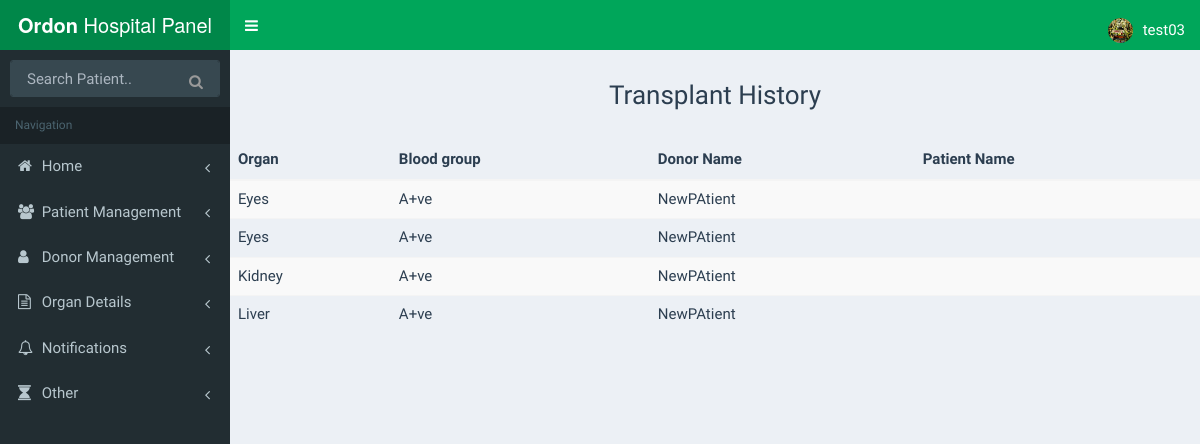
Page /transplant_history/ (signed in) on the earlier database version.
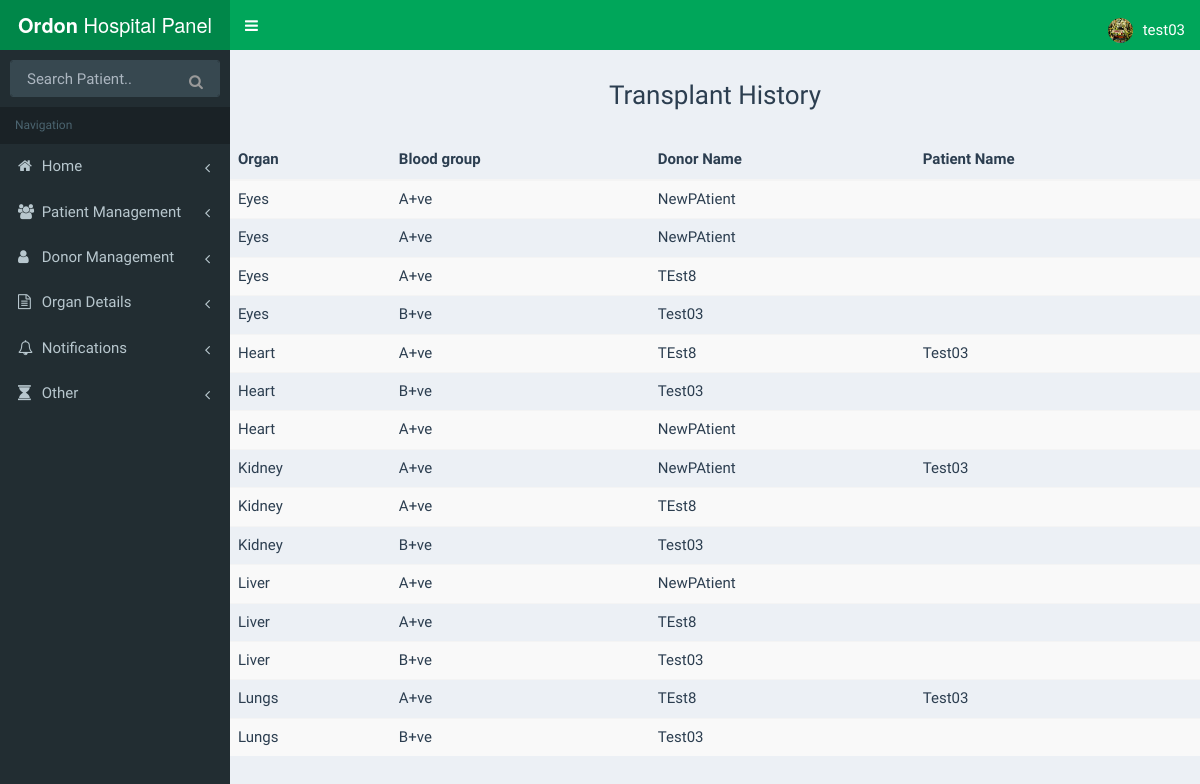
Same page on the later database version.
### website/models.py (models this page shows, shortened)
class Organ(models.Model):
    type = models.CharField(max_length = 100, choices = organ_choices)
    donor = models.ForeignKey(Donor, null =  True, blank = True, related_name='organ_donor')
    receiver = models.ForeignKey(Donor, null = True, blank = True, related_name='organ_receiver')
    blood_group = models.CharField(max_length = 20, choices = blood_group_choices)
    is_available = models.BooleanField(default =  True)
    organ_hospital = models.ForeignKey(Hospital, null = True, blank = True)

class Donor(models.Model):
    user = models.OneToOneField(
        User,
        on_delete=models.CASCADE,
    )
    name = models.CharField(max_length = 100)
    is_patient = models.BooleanField(default = False)
    donor_location = models.ForeignKey(Location, null = True, blank = True)
    donor_hospital = models.ForeignKey(Hospital, null = True)
    dob = models.DateField(null =  True)
    blood_group = models.CharField(max_length = 20, choices = blood_group_choices)
    is_alive = models.BooleanField(default = True)
    aadhar_no = models.IntegerField()
    phone_no = models.CharField(max_length = 20)
    photo = models.CharField(max_length = 200)

### website/views.py (the view)
# urls.py: url(r'^transplant_history/$', views.transplant_history, name='transplant_history'),
@login_required
def transplant_history(request):
    organs = Organ.objects.exclude(type='Blood',receiver__isnull=True).order_by('type')
    organs_a = []
    total_organs_count = len(organs)
    cur_count = 0
    data = {'organs':organs}
    return render(request,"transplant_history.html",data)

### templates/transplant_history.html
{%  extends 'hospital_base.html' %}
{% block content %}
    <br>
    <div align="center"> <h3 style="margin: 10px;"> Transplant History</h3></div>
    <br>
<table class="table table-hover table-striped">
    <thead>
      <tr>
        <th>Organ</th>
        <th>Blood group</th>
        <th>Donor Name</th>
          <th>Patient Name</th>
      </tr>
    </thead>
    <tbody>
    {% for organ in organs %}
      <tr>
        <td>{{ organ.type }}</td>
        <td>{{ organ.blood_group }}</td>
        <td>{{ organ.donor.name }} </td>
          <td>{{ organ.receiver.name  }}</td>
      </tr>
    {% endfor %}
    </tbody>
  </table>
{% endblock %}

Differences in the rows shown:
added Organ: type "Eyes", blood_group "A+ve", donor.name "TEst8"
added Organ: type "Eyes", blood_group "B+ve", donor.name "Test03"
added Organ: type "Heart", blood_group "A+ve", donor.name "TEst8", receiver.name "Test03"
added Organ: type "Heart", blood_group "B+ve", donor.name "Test03"
added Organ: type "Heart", blood_group "A+ve", donor.name "NewPAtient"
changed Organ (number 8 of 15 on the later page): receiver.name (not shown) → "Test03"
added Organ: type "Kidney", blood_group "A+ve", donor.name "TEst8"
added Organ: type "Kidney", blood_group "B+ve", donor.name "Test03"
added Organ: type "Liver", blood_group "A+ve", donor.name "TEst8"
added Organ: type "Liver", blood_group "B+ve", donor.name "Test03"
added Organ: type "Lungs", blood_group "A+ve", donor.name "TEst8", receiver.name "Test03"
added Organ: type "Lungs", blood_group "B+ve", donor.name "Test03"
